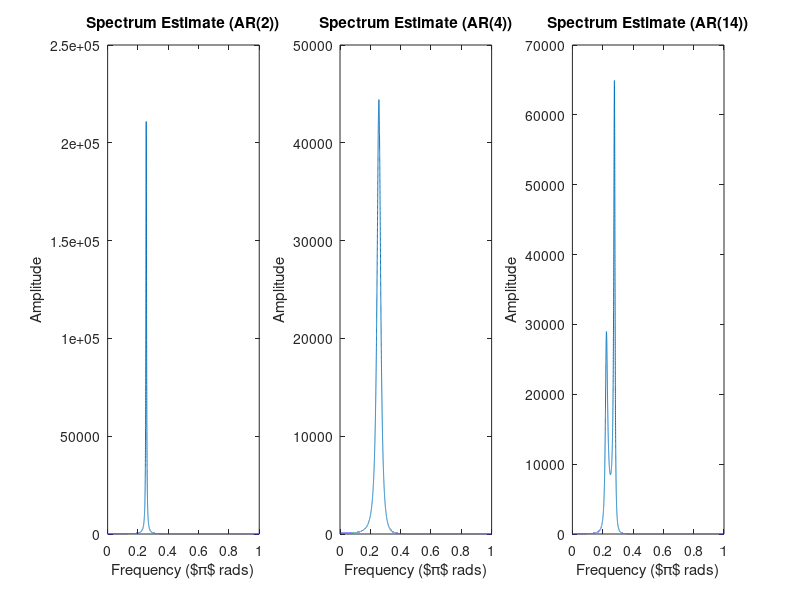

Source code (MATLAB):
clear all
close all

%%

samples = 10000;


test = randn([samples 1]);
xn = filter(1, [1 -2.76 +3.81 -2.65 +0.92], test);

xn = xn(501:end);


x(1) = test(1);
x(2) = 2.76*x(1) + test(2);
x(3) = 2.76*x(2) - 3.81*x(1) + test(3);
x(4) = 2.76*x(3) - 3.81*x(2) + 2.65*x(3) + test(4);

for i = 5:samples
    x(i) = 2.76*x(i-1) - 3.81*x(i-2) + 2.65*x(i-3) - 0.92*x(i-4) + test(i);
end


orders = [2 4 14];

for i=1:length(orders)
    localOrder = orders(i);
    
    pxx = pyulear(xn, localOrder, 2^(nextpow2(samples)));
    
    subplot(1,length(orders),i);
    plot( linspace(0,1,length(pxx)), pxx)
    title(sprintf('Spectrum Estimate (AR(%i))', localOrder));
    xlabel('Frequency ($\pi$ rads)')
    ylabel('Amplitude')
end